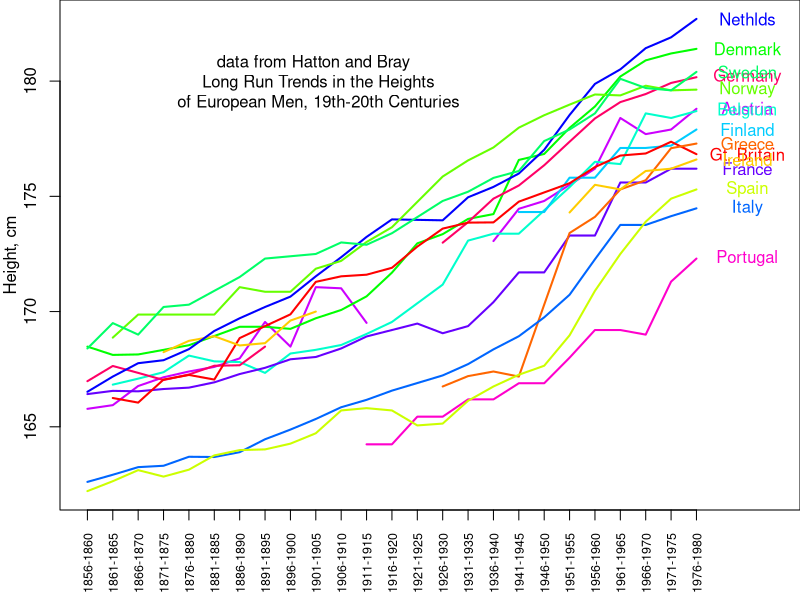

R code for this plot:
#pdf(file="heights.pdf")
png(file="heights.png",  width = 600, height = 600)
heights<-read.csv("heights_from_Hatton_paper.csv")
heights<-heights[,colnames(heights)!="Period.1"]
heights<-heights[!apply(heights,1,function(x){all(is.na(x) | x=="")}),]
par(mar=c(4.5,3,0,0))
plot(c(1,28),range(heights[,-1],na.rm=TRUE),type="n",ylab="",xlab="",axes=FALSE)
text(x=10,y=180, "data from Hatton and Bray \n Long Run Trends in the Heights\n of European Men, 19th-20th Centuries")

mtext(side=2,line=2,"Height, cm")
axis(side=2)
axis(side=1,at=1:nrow(heights),labels=heights[,1],las=2,cex.axis=0.75,line=0)
box()
npop<-ncol(heights[,-1]);
my.cols<-sample(rainbow(npop))
sapply(1:npop,function(i){lines(heights[,-1][,i],col=my.cols[i],lwd=2)})
text(x=rep(27,npop),y=heights[nrow(heights),-1],colnames(heights[,-1]),col=my.cols)
dev.off()